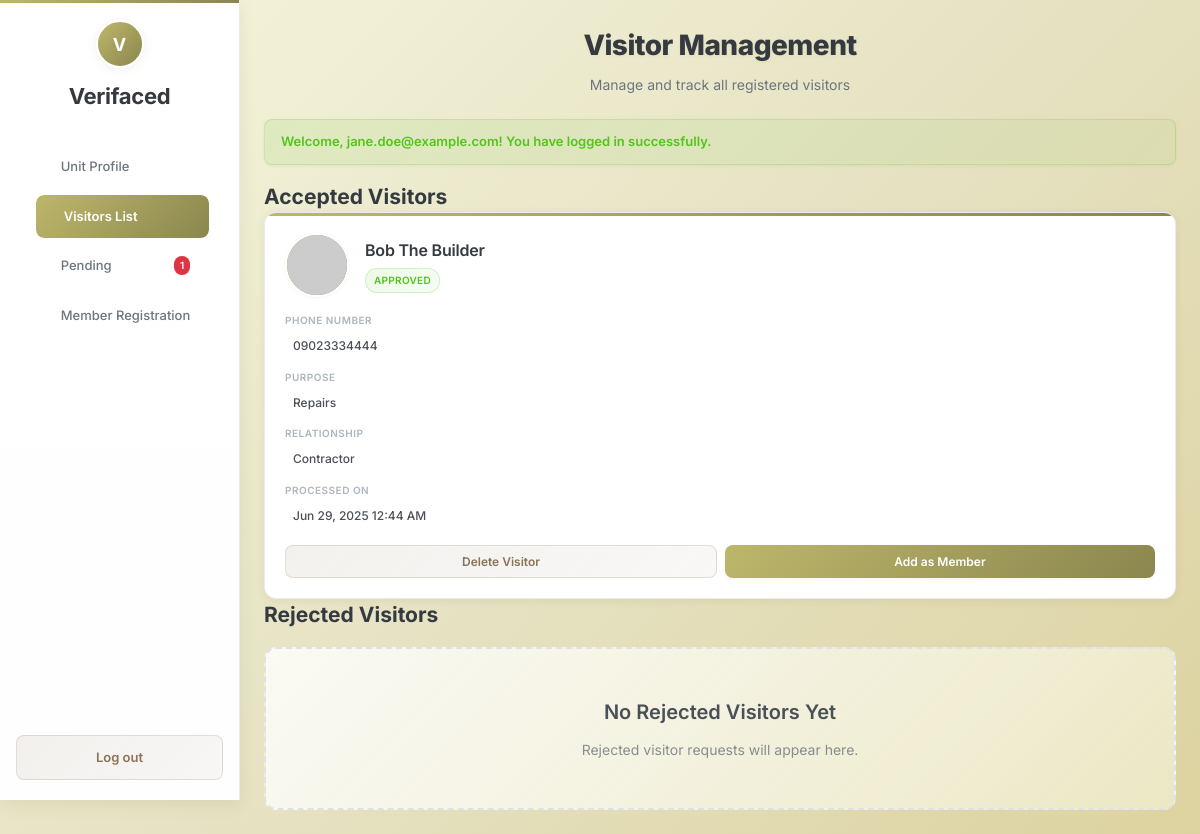
Page /T_VisitorsList.php (signed in) on the committed database.
### tables this page shows
CREATE TABLE visitors (
    visitor_id INT AUTO_INCREMENT PRIMARY KEY,
    full_name VARCHAR(255) NOT NULL,
    unit_id INT NOT NULL COMMENT 'Unit ID being visited (from units table)',
    phone_number VARCHAR(50) NOT NULL,
    purpose_of_visit TEXT NOT NULL,
    host_tenant_id INT NOT NULL COMMENT 'Foreign key to tenants table (the tenant being visited)',
    relationship_to_tenant VARCHAR(100),
    profile_pic_path VARCHAR(255) COMMENT 'Path to uploaded face scan image',
    visit_timestamp TIMESTAMP DEFAULT CURRENT_TIMESTAMP COMMENT 'When the visit was registered',
    status ENUM('pending', 'accepted', 'rejected') DEFAULT 'pending' COMMENT 'Status of the visitor request',
    processed_at TIMESTAMP NULL DEFAULT NULL COMMENT 'When the request was accepted/rejected',
    
     
    action_token VARCHAR(255) UNIQUE NULL COMMENT 'Unique token for email action (accept/reject)',
    token_expires_at DATETIME NULL COMMENT 'Timestamp when action_token expires',
    token_used BOOLEAN DEFAULT FALSE COMMENT 'Flag to indicate if the token has been used',

    FOREIGN KEY (unit_id) REFERENCES units(unit_id) ON DELETE RESTRICT ON UPDATE CASCADE,
    FOREIGN KEY (host_tenant_id) REFERENCES tenants(tenant_id) ON DELETE RESTRICT ON UPDATE CASCADE
);

### T_VisitorsList.php (the view, shortened to what this page needs)
<?php
require_once 'db_connect.php';
function e($text) {
    return htmlspecialchars($text, ENT_QUOTES, 'UTF-8');
}
$logged_in_tenant_id = $_SESSION['tenant_id'];
$accepted_visitors_html = '';
$rejected_visitors_html = '';
$pending_badge_count = 0;
if (isset($conn) && $conn instanceof mysqli) {
    $stmt_accepted = null;
    $stmt_rejected = null;
    try {
        $sql_accepted = "SELECT visitor_id, full_name, phone_number, purpose_of_visit, relationship_to_tenant, profile_pic_path, visit_timestamp
                        FROM visitors
                        WHERE host_tenant_id = ? AND status = 'accepted' AND status != 'member_added' ORDER BY visit_timestamp DESC";
        $stmt_accepted = $conn->prepare($sql_accepted);
        if ($stmt_accepted) {
            $stmt_accepted->bind_param("i", $logged_in_tenant_id);
            $stmt_accepted->execute();
            $result_accepted = $stmt_accepted->get_result();
            if ($result_accepted->num_rows > 0) {
                while ($visitor = $result_accepted->fetch_assoc()) {
                    $initials = '';
                    if (!empty($visitor['full_name'])) {
                        $name_parts = explode(' ', $visitor['full_name']);
                        foreach ($name_parts as $part) {
                            $initials .= strtoupper(substr($part, 0, 1));
                        }
                    } else {
                        $initials = 'V';
                    }
                    $visitor_photo_src = !empty($visitor['profile_pic_path']) && file_exists($visitor['profile_pic_path']) ? e($visitor['profile_pic_path']) : 'https://placehold.co/80x80/A0A0A0/FFFFFF?text=' . $initials;
                    $processed_timestamp = new DateTime($visitor['visit_timestamp']);
                    $processed_on = e($processed_timestamp->format('M d, Y h:i A'));
                    $accepted_visitors_html .= "
                        <div class='visitor-card accepted-card' data-visitor-id='" . e($visitor['visitor_id']) . "'>
                            <div class='visitor-header'>
                                <div class='visitor-avatar'><img src='{$visitor_photo_src}' alt='Visitor Photo' onerror=\"this.onerror=null;this.src='https://placehold.co/80x80/A0A0A0/FFFFFF?text=" . $initials . "';\"></div>
                                <div class='visitor-name'>
                                    <h3>" . e($visitor['full_name']) . "</h3>
                                    <div class='visitor-status accepted-status'>Approved</div>
                                </div>
                            </div>
                            <div class='visitor-details'>
                                <div class='detail-item'>
                                    <span class='detail-label'>Phone Number</span>
                                    <span class='detail-value'>" . e($visitor['phone_number']) . "</span>
                                </div>
                                <div class='detail-item'>
                                    <span class='detail-label'>Purpose</span>
                                    <span class='detail-value'>" . e($visitor['purpose_of_visit']) . "</span>
                                </div>
                                <div class='detail-item'>
                                    <span class='detail-label'>Relationship</span>
                                    <span class='detail-value'>" . e($visitor['relationship_to_tenant']) . "</span>
                                </div>
                                <div class='detail-item'>
                                    <span class='detail-label'>Processed On</span>
                                    <span class='detail-value'>" . $processed_on . "</span>
                                </div>
                            </div>
                            <div class='visitor-actions'>
                                <button class='btn btn-delete' onclick=\"showConfirmModal('Delete Visitor', 'Are you sure you want to delete " . e($visitor['full_name']) . "? This action cannot be undone.', () => deleteVisitor('" . e($visitor['visitor_id']) . "'))\">Delete Visitor</button>
                                <button class='btn btn-add' data-visitor-id='" . e($visitor['visitor_id']) . "' data-visitor-name='" . e($visitor['full_name']) . "' onclick=\"showConfirmModal('Add as Member', 'Are you sure you want to add " . e($visitor['full_name']) . " as a permanent member to your unit?', () => addAsMember('" . e($visitor['visitor_id']) . "', '" . e($visitor['full_name']) . "'), true)\">Add as Member</button>
                            </div>
                        </div>
                    ";
                }
            }
        } else {
            error_log("Failed to prepare accepted visitors statement for T_VisitorsList: " . $conn->error);
            $accepted_visitors_html = "<div class='empty-state'><h3>Error loading accepted visitors.</h3><p>Database statement preparation failed.</p></div>";
        }
    } catch (Throwable $e) {
        error_log("Error fetching accepted visitors for T_VisitorsList: " . $e->getMessage());
        $accepted_visitors_html = "<div class='empty-state'><h3>An unexpected error occurred.</h3><p>Please try again later.</p></div>";
    } finally {
        if ($stmt_accepted) {
            $stmt_accepted->close();
        }
    }
    try {
        $sql_rejected = "SELECT visitor_id, full_name, phone_number, purpose_of_visit, relationship_to_tenant, profile_pic_path, visit_timestamp
                        FROM visitors
                        WHERE host_tenant_id = ? AND status = 'rejected' ORDER BY visit_timestamp DESC";
        $stmt_rejected = $conn->prepare($sql_rejected);
        if ($stmt_rejected) {
            $stmt_rejected->bind_param("i", $logged_in_tenant_id);
            $stmt_rejected->execute();
            $result_rejected = $stmt_rejected->get_result();
            if ($result_rejected->num_rows > 0) {
                while ($visitor = $result_rejected->fetch_assoc()) {
                    $initials = '';
                    if (!empty($visitor['full_name'])) {
                        $name_parts = explode(' ', $visitor['full_name']);
                        foreach ($name_parts as $part) {
                            $initials .= strtoupper(substr($part, 0, 1));
                        }
                    } else {
                        $initials = 'V';
                    }
                    $visitor_photo_src = !empty($visitor['profile_pic_path']) && file_exists($visitor['profile_pic_path']) ? e($visitor['profile_pic_path']) : 'https://placehold.co/80x80/A0A0A0/FFFFFF?text=' . $initials;
                    $processed_timestamp = new DateTime($visitor['visit_timestamp']);
                    $processed_on = e($processed_timestamp->format('M d, Y h:i A'));
                    $rejected_visitors_html .= "
                        <div class='visitor-card rejected-card' data-visitor-id='" . e($visitor['visitor_id']) . "'>
                            <div class='visitor-header'>
                                <div class='visitor-avatar'><img src='{$visitor_photo_src}' alt='Visitor Photo' onerror=\"this.onerror=null;this.src='https://placehold.co/80x80/A0A0A0/FFFFFF?text=" . $initials . "';\"></div>
                                <div class='visitor-name'>
                                    <h3>" . e($visitor['full_name']) . "</h3>
                                    <div class='visitor-status rejected-status'>Rejected</div>
                                </div>
                            </div>
                            <div class='visitor-details'>
                                <div class='detail-item'>
                                    <span class='detail-label'>Phone Number</span>
                                    <span class='detail-value'>" . e($visitor['phone_number']) . "</span>
                                </div>
                                <div class='detail-item'>
                                    <span class='detail-label'>Purpose</span>
                                    <span class='detail-value'>" . e($visitor['purpose_of_visit']) . "</span>
                                </div>
                                <div class='detail-item'>
                                    <span class='detail-label'>Relationship</span>
                                    <span class='detail-value'>" . e($visitor['relationship_to_tenant']) . "</span>
                                </div>
                                <div class='detail-item'>
                                    <span class='detail-label'>Processed On</span>
                                    <span class='detail-value'>" . $processed_on . "</span>
                                </div>
                            </div>
                            <div class='visitor-actions'>
                                <button class='btn btn-delete' onclick=\"showConfirmModal('Delete Visitor', 'Are you sure you want to delete " . e($visitor['full_name']) . "? This action cannot be undone.', () => deleteVisitor('" . e($visitor['visitor_id']) . "'))\">Delete Visitor</button>
                                </div>
                        </div>
                    ";
                }
            } else {
                $rejected_visitors_html = "
                    <div class='empty-state'>
                        <h3>No Rejected Visitors Yet</h3>
                        <p>Rejected visitor requests will appear here.</p>
                    </div>
                ";
            }
        } else {
            error_log("Failed to prepare rejected visitors statement for T_VisitorsList: " . $conn->error);
            $rejected_visitors_html = "<div class='empty-state'><h3>Error loading rejected visitors.</h3><p>Database statement preparation failed.</p></div>";
        }
    } catch (Throwable $e) {
        error_log("Error fetching rejected visitors for T_VisitorsList: " . $e->getMessage());
        $rejected_visitors_html = "<div class='empty-state'><h3>An unexpected error occurred.</h3><p>Please try again later.</p></div>";
    } finally {
        if ($stmt_rejected) {
            $stmt_rejected->close();
        }
    }
    $stmt_pending_count = null;
    try {
        $sql_pending_count = "SELECT COUNT(*) AS count FROM visitors WHERE host_tenant_id = ? AND status = 'pending'";
        $stmt_pending_count = $conn->prepare($sql_pending_count);
        if ($stmt_pending_count) {
            $stmt_pending_count->bind_param("i", $logged_in_tenant_id);
            $stmt_pending_count->execute();
            $result_pending_count = $stmt_pending_count->get_result();
            $row_pending_count = $result_pending_count->fetch_assoc();
            $pending_badge_count = $row_pending_count['count'];
        }
    } catch (Throwable $e) {
        error_log("Error fetching pending count for T_VisitorsList: " . $e->getMessage());
    } finally {
        if ($stmt_pending_count) {
            $stmt_pending_count->close();
        }
    }
}
$flash_message = '';
$flash_message_type = '';
if (isset($_SESSION['flash_message'])) {
    $flash_message = e($_SESSION['flash_message']);
    $flash_message_type = e($_SESSION['flash_message_type'] ?? 'info');
}
?>
<!DOCTYPE html>
<html lang="en">
<head>
</head>
<body>
  <div class="container">
    <aside class="sidebar">
      <div class="logo-circle"></div>
      <h2>Verifaced</h2>
      <nav>
        <ul>
          <li><a href="T_UnitProfile.php"><span></span> Unit Profile</a></li>
          <li class="active"><a href="T_VisitorsList.php"><span></span> Visitors List</a></li>
          <li><a href="T_Pending.php"><span></span> Pending <span class="badge" id="pendingBadgeVisitorsList"><?php echo $pending_badge_count; ?></span></a></li>
          <li><a href="T_MemberRegistration.php"><span></span> Member Registration</a></li>
        </ul>
      </nav>
      <a href="#" class="logout" id="logoutLink">Log out</a>
    </aside>
    <main class="main-content">
      <div class="content-header">
        <h1>Visitor Management</h1>
        <p>Manage and track all registered visitors</p>
      </div>
      <div id="messageContainer">
        <?php if ($flash_message): ?>
            <div class='message <?php echo $flash_message_type; ?> show'><?php echo $flash_message; ?></div>
        <?php endif; ?>
      </div>
      <h2 class="section-header">Accepted Visitors</h2>
      <div class="visitors-grid" id="acceptedVisitorsGrid">
        <?php echo $accepted_visitors_html; ?>
      </div>
      <h2 class="section-header">Rejected Visitors</h2>
      <div class="visitors-grid" id="rejectedVisitorsGrid">
        <?php echo $rejected_visitors_html; ?>
      </div>
      </main>
  </div>
</body>
</html>

### rows in the picture
visitors: full_name "Bob The Builder", phone_number "09023334444", purpose_of_visit "Repairs", relationship_to_tenant "Contractor", visit_timestamp "Jun 29, 2025 12:44 AM"

### other values in the picture
$pending_badge_count "1"
$flash_message "Welcome, jane.doe@example.com! You have logged in successfully."
